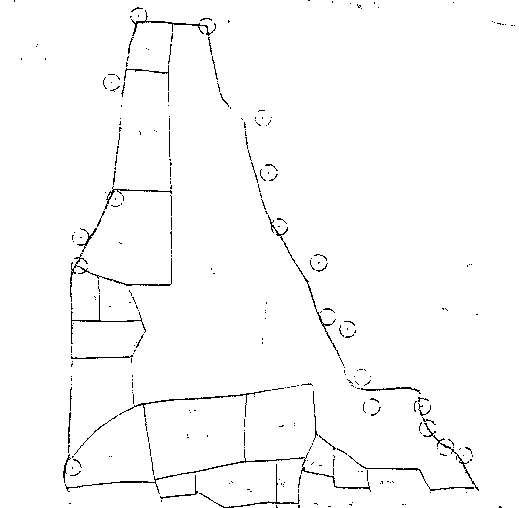
#> input picture 1.0/bin1.png, 519 x 508 px
$ python -i Image.py   (imports and definitions only)   (older library calls are emulated)
#> lines starting #> are read from the running program, lines starting #| are printed output that depends on the picture; after the words box and inside, x2 and y2 are one past the last pixel; in counts of white or black regions, pixels touching at a corner belong together
#> `picture = cv2.imread('bin1.png', cv2.IMREAD_GRAYSCALE)`: picture: shape (508, 519); 98.2% white; black in thin lines or dots
import matplotlib.pyplot as plt
import cv2
import numpy as np
class Image:
  def __init__(self,img):# constructor that takes an image of the map
    self.M,self.N=img.shape  # M= width of the image and N=height of the image
#> self.M = 508; self.N = 519
    self._img=img

  def size(self):# print the size of the raw image
    print("size=",self.M,"*",self.N)

  def smoothing(self):
    self.blur_img = cv2.blur(self._img,(9,9))
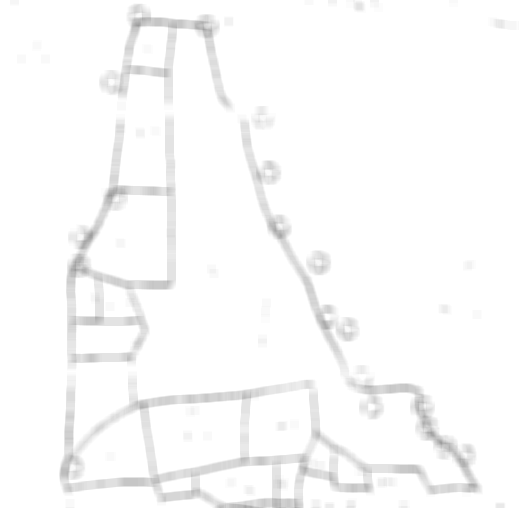
#> self.blur_img: shape (508, 519); min 154, max 255, mean 250.4
    self.gaussian_img = cv2.GaussianBlur(self._img,(5,5),0)
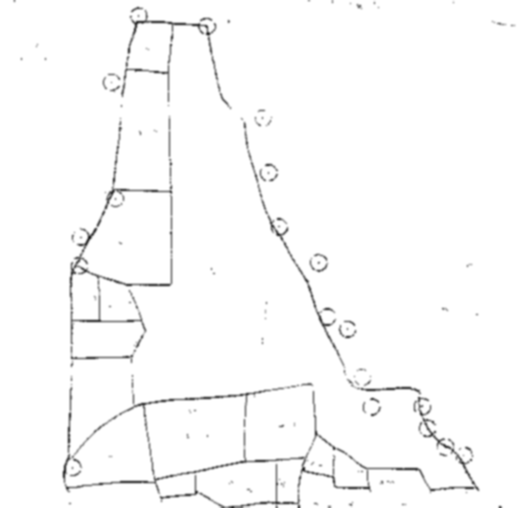
#> self.gaussian_img: shape (508, 519); min 34, max 255, mean 250.3
    self.median_img = cv2.medianBlur(self._img,5)
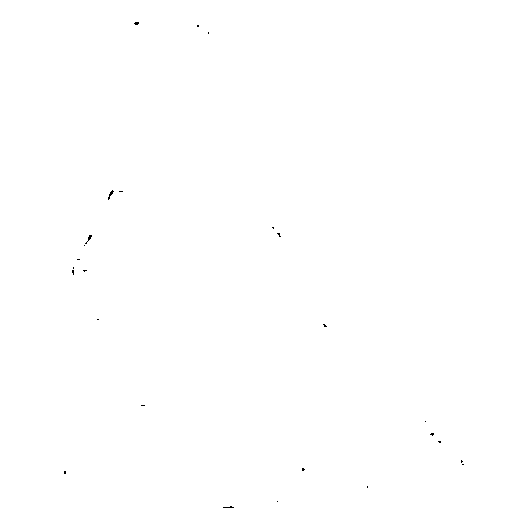
#> self.median_img: shape (508, 519); 99.9% white; black in thin lines or dots, all inside (x1, y1, x2, y2) = (64, 22, 464, 508)
    self.bilateral_img=blur = cv2.bilateralFilter(self._img,9,75,75)#edges are  preserved

  def histogram(self,img):
    hist = cv2.calcHist([img],[0],None,[256],[0,256])
    return hist
  def maxEdgeVal(self,img,percentage,size):
    hist = cv2.calcHist([img],[0],None,[256],[0,256])
    n=0;
    for i in range(0,size+1):
        n+=hist[i]
    m=(n*percentage)/100
    n=0;
    for i in range(0,size+1):
        n+=hist[i]
        if n>=m:
           return i
    return -1
  def getImage(self,img,eVal):
    M,N=img.shape
    bin_img=np.ones((M,N),np.bool)
    for i in range(0,M):
        for j in range(0,N):
            if img[i][j]<=eVal:
               bin_img[i][j]=0
    return bin_img

  def draw(self,img):
    imgplot = plt.imshow(img)
    plt.show()

  def images(self,img,filters,count):
    self.filtered_images=np.zeros((count,self.M,self.N),np.float);
    for i in range(0,count):
        self.filtered_images[i]= cv2.filter2D(img, -1,filters[i])

>>> import cv2
>>> picture = cv2.imread('bin1.png', cv2.IMREAD_GRAYSCALE)
>>> result = Image(picture).smoothing()
